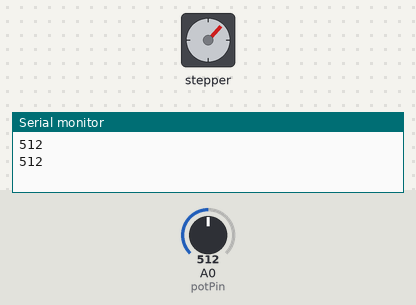
Bench run of a sketch on a simulated Arduino Uno, built with avr-gcc and run on an emulated ATmega328P. Parts: stepper motor, the last lines printed to the serial monitor. Inputs (shaded band) come from the test bench; at power-on: A0 (potPin) = 512. Stepper angles assume 2048 steps per turn.

Above: at 1.2 s.
1.3 s: A0 (potPin) set to 716
At 3.7 s:
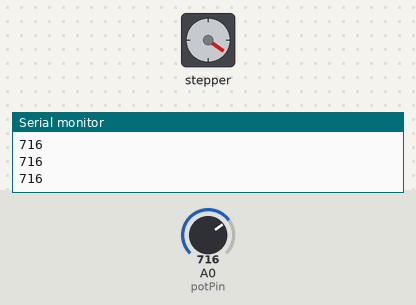
4.0 s: A0 (potPin) set to 900
At 5.8 s:
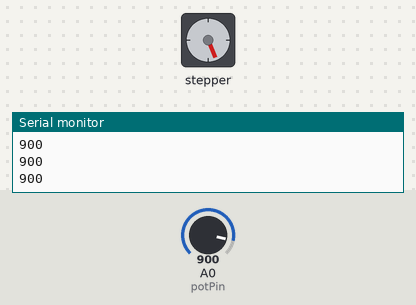
6.1 s: A0 (potPin) set to 1023
At 7.6 s:
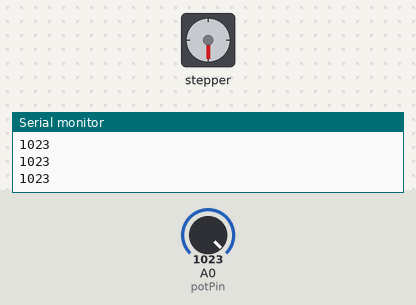
Timing chart, 0 to 9.1 s (numbered marks = the images above; inputs shaded):
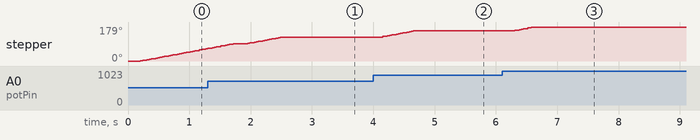

Measured:
- after the input at 4.0 s, stepper: turns 33° clockwise in 0.53 s, starting after 0.12 s
- after the input at 6.1 s, stepper: turns 21° clockwise in 0.34 s, starting after 0.17 s

The sketch:

pot.ino
```cpp
//Authors: Manuel Gonzalez, Tirth Patel, Vanessa Medina, Luis Matheus

#include <Stepper.h>

int potPin = A0;

int stepsPerRevolution = 2048;

int rpm = 10;

Stepper myStepper (stepsPerRevolution, 8,9,10,11);

int previousVal =0;
int currentVal;

void setup() {
  Serial.begin(9600);
  myStepper.setSpeed(rpm);


}

void loop() {
  int val = analogRead(A0);
  Serial.println(val);
  delay(200);
  // put your main code here, to run repeatedly:
  currentVal = analogRead(potPin);

  Serial.println(currentVal);

  myStepper.step(currentVal-previousVal);

  previousVal = currentVal;

}
```
